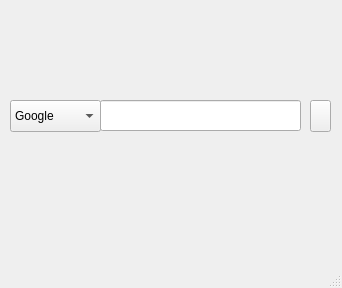
<?xml version="1.0" encoding="UTF-8"?>
<ui version="4.0">
 <class>browser</class>
 <widget class="QMainWindow" name="browser">
  <property name="geometry">
   <rect>
    <x>0</x>
    <y>0</y>
    <width>342</width>
    <height>288</height>
   </rect>
  </property>
  <property name="windowTitle">
   <string>browser</string>
  </property>
  <widget class="QWidget" name="centralwidget">
   <widget class="QLineEdit" name="lineEdit">
    <property name="geometry">
     <rect>
      <x>100</x>
      <y>100</y>
      <width>201</width>
      <height>31</height>
     </rect>
    </property>
   </widget>
   <widget class="QComboBox" name="comboBox">
    <property name="geometry">
     <rect>
      <x>10</x>
      <y>100</y>
      <width>91</width>
      <height>32</height>
     </rect>
    </property>
    <item>
     <property name="text">
      <string>Google</string>
     </property>
    </item>
    <item>
     <property name="text">
      <string>DuckDuckGo</string>
     </property>
    </item>
    <item>
     <property name="text">
      <string>Yandex</string>
     </property>
    </item>
    <item>
     <property name="text">
      <string>Bing</string>
     </property>
    </item>
   </widget>
   <widget class="QPushButton" name="pushButton">
    <property name="geometry">
     <rect>
      <x>310</x>
      <y>100</y>
      <width>21</width>
      <height>32</height>
     </rect>
    </property>
    <property name="text">
     <string/>
    </property>
   </widget>
  </widget>
  <widget class="QMenuBar" name="menubar">
   <property name="geometry">
    <rect>
     <x>0</x>
     <y>0</y>
     <width>342</width>
     <height>24</height>
    </rect>
   </property>
  </widget>
  <widget class="QStatusBar" name="statusbar"/>
 </widget>
 <resources/>
 <connections/>
</ui>
